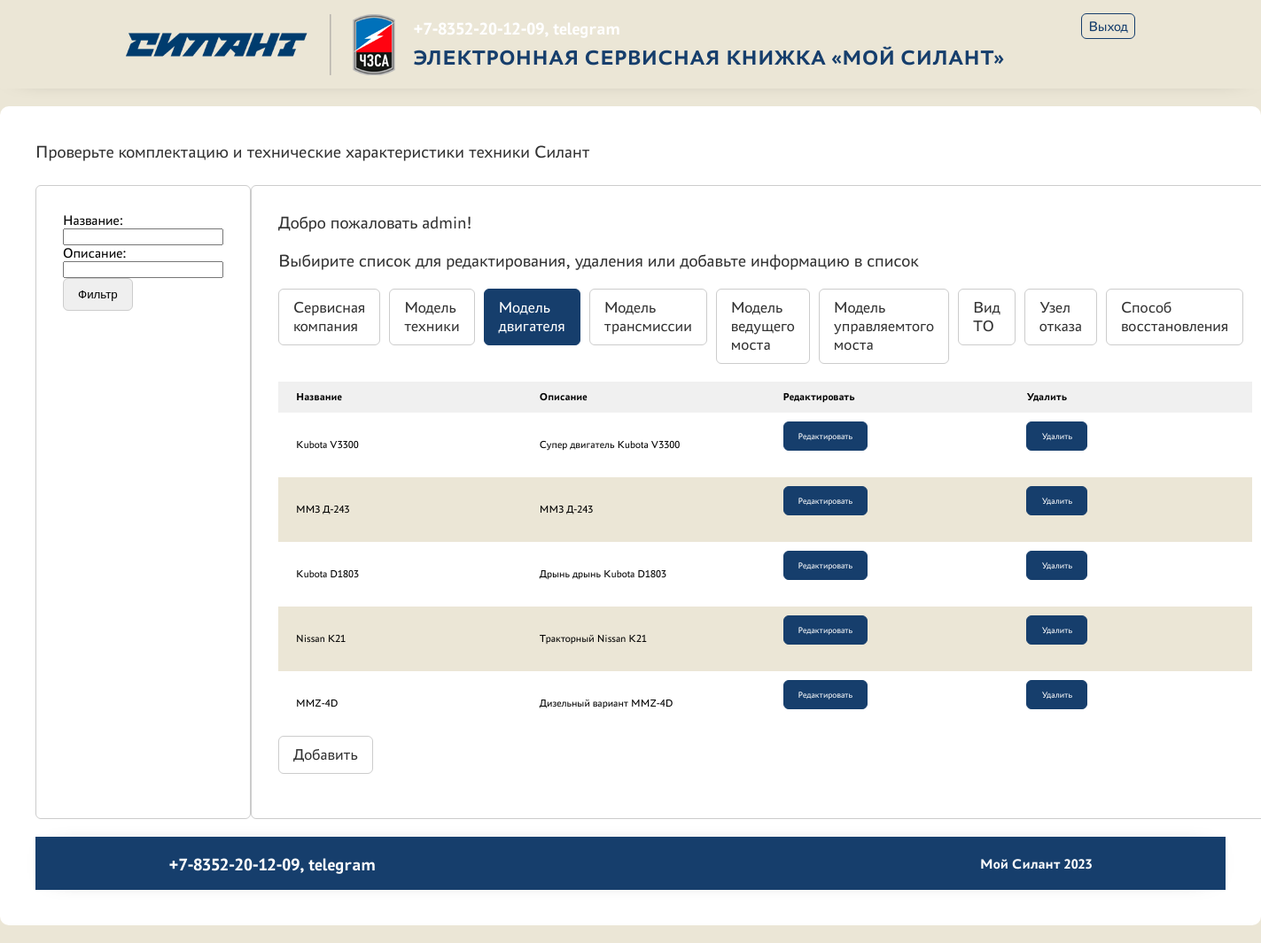
Screenshot of /engine_model/ (signed in) with the database file from the repository.
### service/models.py (models this page shows, shortened)
class EngineModel(models.Model):
    name = models.TextField(verbose_name='Название')
    description = models.TextField(verbose_name='Описание')
    class Meta:
        verbose_name = 'Модель двигателя'
        verbose_name_plural = 'Модель двигателя'

### service/views.py (the view)
# urls.py: path('engine_model/', EngineModelListView.as_view(), name='engine_model'),
class EngineModelListView(PermissionRequiredMixin, ListView):
    permission_required = ('service.view_engine_model')
    model = EngineModel
    context_object_name = 'engine_model'
    template_name = 'lists/engine_model_list.html'
    queryset = EngineModel.objects.all()
    login_url = '/'
    def get_context_data(self, **kwargs):
        context = super().get_context_data(**kwargs)
        context['filter'] = EngineModelFilter(self.request.GET, queryset=self.get_queryset())
        return context

### templates/lists/engine_model_list.html (shortened to what this page needs)
<!DOCTYPE html>
    {% load static %}
    <link rel="stylesheet" media="all" href="{% static '/css/styles1.css' %}" data-turbolinks-track="reload">
    <link rel="stylesheet" type="text/css" href="{% static '/css/includes.css' %}"><script async="" type="text/javascript" src="/js/vendor.js"></script></head>
  <body>
    <header>
      <div class="centrator">
        <div class="leftside">
          <div id="toplogo"><img src="/static/picture/logo.png"></div>
        </div>
        <div class="rightside">
          <div class="line">
            <div id="contacts" class="p-l-2">
              <span class="phone"><a href="tel:+7-8352-20-12-09">+7-8352-20-12-09, telegram</a></span>
            </div>
            <div id="auth_widget">
              <a href="/sign/logout/">Выход</a>
            </div>
          </div>
          <div class="line">
            <div id="project_name" class="p-l-2">
              <span>Электронная сервисная книжка «Мой силант»</span>
            </div>
          </div>
        </div>
      </div>
    </header>
    {% block content %}
    <div id="content">
      <div class="centrator">
        <section>
  <div class="line">
    <span class="title">
      Проверьте комплектацию и технические характеристики техники Силант
    </span>
  </div>
  <div class="line">
      <div class="search_result">
      <div class="result_info">
        <div class="result_collection">
            <form method="GET">
              {{ filter.form }}
                <div class="tabs">
                <input class="tab" type="submit" value="Фильтр">
                </div>
            </form>
      </div>
    </div>
  </div>
    <div class="column">
      <div class="search_result">
        <div class="result_info">
          <span>Добро пожаловать {{request.user.username}}!</span>
        </div>
        <div class="result_info">
          <span>Выбирите список для редактирования, удаления или добавьте информацию в список</span>
        </div>
        <div class="result_collection">
          <div class="tabs">
            <a href="/service_company/">
            <div class="tab">
              <span>
                Сервисная компания
              </span>
            </div>
            </a>
            <a href="/technique_model/">
              <div class="tab">
              <span>
                Модель техники
              </span>
            </div>
            </a>
            <a href="/engine_model/">
            <div class="tab active">
              <span>
                Модель двигателя
              </span>
            </div>
            </a>
            <a href="/transmission_model/">
            <div class="tab">
              <span>
                Модель трансмиссии
              </span>
            </div>
            </a>
            <a href="/drive_axle_model/">
            <div class="tab">
              <span>
                Модель ведущего моста
              </span>
            </div>
            </a>
            <a href="/steering_bridge_model/">
            <div class="tab">
              <span>
                Модель управляемтого моста
              </span>
            </div>
            </a>
            <a href="/service_type/">
            <div class="tab">
              <span>
                Вид ТО
              </span>
            </div>
            </a>
            <a href="/failure_node/">
            <div class="tab">
              <span>
                Узел отказа
              </span>
            </div>
            </a>
            <a href="/recovery_method/">
            <div class="tab">
              <span>
                Способ восстановления
              </span>
            </div>
            </a>
          </div>
        </div>
        <div class="result_collection">
          <table>
            <tbody><tr>
              <th class="nam left">Название</th>
              <th class="nam left">Описание</th>
              <th class="nam left">Редактировать</th>
              <th class="nam left">Удалить</th>
            </tr>
            {% for m in filter.qs %}
            <tr id="myUL">
              <td class="nam left">{{m.name}}</td>
              <td class="nam left">{{m.description}}</td>
              <td class="nam left">
                <div class="tabs">
                  <a href="{% url 'engine_model_edit' m.pk %}">
                    <div class="tab active">
                      <span>
                        <div class="smalltext">Редактировать</div>
                      </span>
                    </div>
                  </a>
                </div>
              </td>
              <td class="nam left">
                <div class="tabs">
                  <a href="{% url 'engine_model_delete' m.pk %}">
                    <div class="tab active">
                      <span>
                        <div class="smalltext">Удалить</div>
                      </span>
                    </div>
                  </a>
                </div>
              </td>
            </tr>
            {% endfor %}
          </tbody></table>
          <div class="tabs">
                  <a href="{% url 'engine_model_create' %}">
                    <div class="tab">
                      <span>
                        Добавить
                      </span>
                    </div>
                  </a>
                </div>
        </div>
      </div>
    </div>
  </div>
        {% endblock content %}
    <footer>
      <div class="centrator">
        <div class="leftside">
          <div class="line">
            <div id="contacts">
              <span class="phone"><a href="tel:+7-8352-20-12-09">+7-8352-20-12-09, telegram</a></span>
            </div>
          </div>
        </div>
        <div class="rightside">
          <span id="copyright">Мой Силант 2023</span>
        </div>
      </div>
    </footer>

### static/css/styles1.css (style rules this page uses)
.smalltext { font-size: 10px; }
* { padding: 0; margin: 0; }
p, span, li { color: var(--basic-text-color); }
a:link, a:any-link { color: var(--cold-color); text-decoration: none; }
div, input, header, footer, section { box-sizing: border-box; position: relative; }
body { min-height: 100vh; display: flex; flex-direction: column; background: var(--blanc-color); font-family: Astra Sans, Helvetica, Arial, sans-serif; }
.line { display: flex; flex-direction: row; width: 100%; }
.column { flex-direction: column; width: 100%; }
.p-l-2 { padding-left: 20px; }
.centrator { display: flex; flex-direction: row; min-width: 80%; }
.centrator .leftside { width: max-content; }
.centrator .rightside { width: 100%; display: flex; justify-content: flex-end; flex-direction: column; }
.centrator .rightside > .line { justify-content: flex-end; }
#contacts { justify-content: flex-start; display: flex; flex: 1; width: max-content; }
#contacts span { font-size: 20px; font-weight: bold; margin-right: 20px; }
#contacts span a { text-decoration: none; color: white; }
#auth_widget { color: red; }
#auth_widget a { padding: 5px 7px; box-sizing: border-box; border-radius: 6px; border: 1px solid; }
#project_name { justify-content: flex-start; display: flex; flex: 1; }
#project_name span { font-size: 24px; text-transform: uppercase; margin-top: 8px; cursor: default; font-weight: bold; color: var(--cold-color); }
#copyright { text-align: right; font-weight: bold; color: white; }
header { background: var(--blanc-color); width: 100%; height: 100px; display: flex; justify-content: center; box-shadow: 0 0 30px -24px; }
header .leftside { display: flex; justify-content: center; }
header .leftside > div { display: flex; align-self: center; }
header .rightside { align-self: center; }
footer { background: var(--cold-color); width: 100%; height: 60px; display: flex; justify-content: center; padding: 20px; box-shadow: 0 0 30px -24px; }
#content { align-self: stretch; display: flex; flex: 1; justify-content: center; }
#content section { background: #fff; width: 100%; margin: 20px 0; padding: 40px; border-radius: 10px; height: min-content; }
#content section .search_result { border: 1px solid var(--basic-border-color); padding: 30px; margin: 20px 0; border-radius: 6px; }
#content section .search_result .result_info span { font-size: 20px; display: block; margin: 0 0 20px; }
#content section .search_result .result_collection .tabs { display: flex; margin-bottom: 20px; }
#content section .search_result .result_collection .tabs .tab { padding: 10px 16px; border-radius: 6px; margin-right: 10px; border: 1px solid var(--basic-border-color); cursor: pointer; }
#content section .search_result .result_collection .tabs .tab span { font-size: 18px; }
#content section .search_result .result_collection .tabs .tab.active, #content section .search_result .result_collection .tabs .tab:hover { border-color: var(--cold-color); background: var(--cold-color); }
#content section .search_result .result_collection .tabs .tab.active span, #content section .search_result .result_collection .tabs .tab:hover span { color: #fff; }
#content section .search_result .result_collection table { border-spacing: 0; max-width: 100%; min-width: 100%; empty-cells: show; }
#content section .search_result .result_collection table tr th { background: #f0f0f0; font-weight: bold; font-size: 10px; }
#content section .search_result .result_collection table tr td { border-spacing: 0; }
#content section .search_result .result_collection table tr:nth-child(2n+1) td { background: var(--blanc-color); }
#content section .search_result .result_collection table tr td, #content section .search_result .result_collection table tr th { padding: 10px 20px; }
#content section .search_result .result_collection table tr td.left, #content section .search_result .result_collection table tr th.left { text-align: left; }
#content section .search_result .result_collection table tr td.nam, #content section .search_result .result_collection table tr th.nam { min-width: 10px; max-width: 50px; font-size: 12px; }
#content section .title { font-size: 20px; cursor: default; margin-bottom: 6px; }
#content section form { width: 100%; display: flex; flex-direction: column; }

### rows the page displays
EngineModel: name "Kubota V3300", description "Супер двигатель Kubota V3300"
EngineModel: name "ММЗ Д-243", description "ММЗ Д-243"
EngineModel: name "Kubota D1803", description "Дрынь дрынь Kubota D1803"
EngineModel: name "Nissan K21", description "Тракторный Nissan K21"
EngineModel: name "MMZ-4D", description "Дизельный вариант MMZ-4D"

### other values shown
{{ request.user.username }} "admin"
